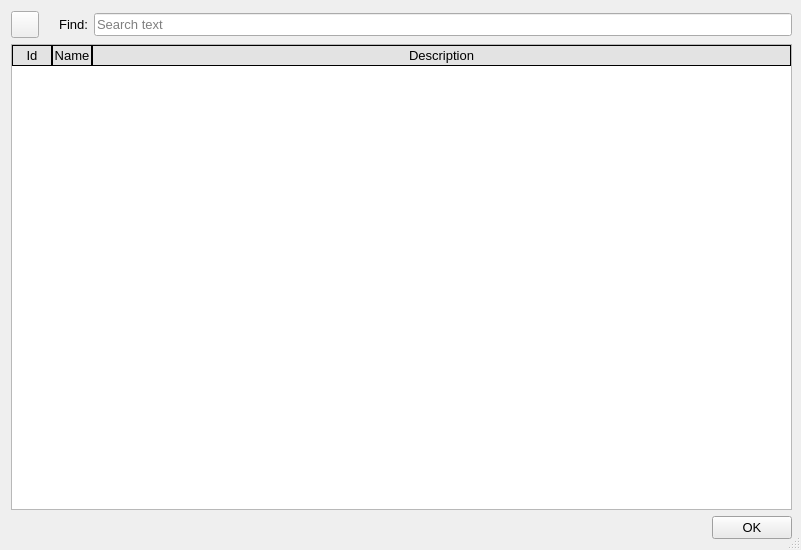
<?xml version="1.0" encoding="UTF-8"?>
<ui version="4.0">
 <class>HistoryDialog</class>
 <widget class="QDialog" name="HistoryDialog">
  <property name="windowModality">
   <enum>Qt::NonModal</enum>
  </property>
  <property name="geometry">
   <rect>
    <x>0</x>
    <y>0</y>
    <width>801</width>
    <height>550</height>
   </rect>
  </property>
  <property name="minimumSize">
   <size>
    <width>0</width>
    <height>0</height>
   </size>
  </property>
  <property name="maximumSize">
   <size>
    <width>16777215</width>
    <height>16777215</height>
   </size>
  </property>
  <property name="palette">
   <palette>
    <active>
     <colorrole role="Highlight">
      <brush brushstyle="SolidPattern">
       <color alpha="255">
        <red>217</red>
        <green>217</green>
        <blue>217</blue>
       </color>
      </brush>
     </colorrole>
     <colorrole role="HighlightedText">
      <brush brushstyle="SolidPattern">
       <color alpha="255">
        <red>0</red>
        <green>0</green>
        <blue>0</blue>
       </color>
      </brush>
     </colorrole>
    </active>
    <inactive>
     <colorrole role="Highlight">
      <brush brushstyle="SolidPattern">
       <color alpha="255">
        <red>217</red>
        <green>217</green>
        <blue>217</blue>
       </color>
      </brush>
     </colorrole>
     <colorrole role="HighlightedText">
      <brush brushstyle="SolidPattern">
       <color alpha="255">
        <red>0</red>
        <green>0</green>
        <blue>0</blue>
       </color>
      </brush>
     </colorrole>
    </inactive>
    <disabled>
     <colorrole role="Highlight">
      <brush brushstyle="SolidPattern">
       <color alpha="255">
        <red>0</red>
        <green>120</green>
        <blue>215</blue>
       </color>
      </brush>
     </colorrole>
     <colorrole role="HighlightedText">
      <brush brushstyle="SolidPattern">
       <color alpha="255">
        <red>0</red>
        <green>0</green>
        <blue>0</blue>
       </color>
      </brush>
     </colorrole>
    </disabled>
   </palette>
  </property>
  <property name="font">
   <font>
    <pointsize>10</pointsize>
   </font>
  </property>
  <property name="windowTitle">
   <string>History</string>
  </property>
  <property name="windowIcon">
   <iconset resource="../../../libs/vmisc/share/resources/icon.qrc">
    <normaloff>:/icon/64x64/icon64x64.png</normaloff>:/icon/64x64/icon64x64.png</iconset>
  </property>
  <property name="locale">
   <locale language="English" country="UnitedStates"/>
  </property>
  <property name="sizeGripEnabled">
   <bool>true</bool>
  </property>
  <layout class="QVBoxLayout" name="verticalLayout_2">
   <property name="rightMargin">
    <number>9</number>
   </property>
   <item>
    <layout class="QVBoxLayout" name="verticalLayout">
     <item>
      <layout class="QHBoxLayout" name="horizontalLayout">
       <item>
        <widget class="QToolButton" name="clipboard_ToolButton">
         <property name="text">
          <string/>
         </property>
         <property name="icon">
          <iconset resource="../../../libs/vmisc/share/resources/icon.qrc">
           <normaloff>:/icon/32x32/clipboard_icon.png</normaloff>:/icon/32x32/clipboard_icon.png</iconset>
         </property>
         <property name="iconSize">
          <size>
           <width>20</width>
           <height>20</height>
          </size>
         </property>
        </widget>
       </item>
       <item>
        <widget class="QLabel" name="findIcon_Label">
         <property name="maximumSize">
          <size>
           <width>16</width>
           <height>16</height>
          </size>
         </property>
         <property name="text">
          <string/>
         </property>
         <property name="pixmap">
          <pixmap resource="../../../libs/vmisc/share/resources/icon.qrc">:/icon/32x32/find.png</pixmap>
         </property>
         <property name="scaledContents">
          <bool>true</bool>
         </property>
         <property name="alignment">
          <set>Qt::AlignCenter</set>
         </property>
        </widget>
       </item>
       <item>
        <widget class="QLabel" name="findText_Label">
         <property name="font">
          <font>
           <pointsize>10</pointsize>
          </font>
         </property>
         <property name="text">
          <string>Find:</string>
         </property>
         <property name="alignment">
          <set>Qt::AlignRight|Qt::AlignTrailing|Qt::AlignVCenter</set>
         </property>
        </widget>
       </item>
       <item>
        <widget class="QLineEdit" name="find_LineEdit">
         <property name="font">
          <font>
           <pointsize>10</pointsize>
          </font>
         </property>
         <property name="mouseTracking">
          <bool>true</bool>
         </property>
         <property name="placeholderText">
          <string>Search text</string>
         </property>
         <property name="clearButtonEnabled">
          <bool>true</bool>
         </property>
        </widget>
       </item>
      </layout>
     </item>
     <item>
      <widget class="QTableWidget" name="tableWidget">
       <property name="palette">
        <palette>
         <active>
          <colorrole role="Highlight">
           <brush brushstyle="SolidPattern">
            <color alpha="255">
             <red>162</red>
             <green>188</green>
             <blue>216</blue>
            </color>
           </brush>
          </colorrole>
         </active>
         <inactive>
          <colorrole role="Highlight">
           <brush brushstyle="SolidPattern">
            <color alpha="255">
             <red>162</red>
             <green>188</green>
             <blue>216</blue>
            </color>
           </brush>
          </colorrole>
         </inactive>
         <disabled>
          <colorrole role="Highlight">
           <brush brushstyle="SolidPattern">
            <color alpha="255">
             <red>0</red>
             <green>120</green>
             <blue>215</blue>
            </color>
           </brush>
          </colorrole>
         </disabled>
        </palette>
       </property>
       <property name="font">
        <font>
         <pointsize>10</pointsize>
        </font>
       </property>
       <property name="mouseTracking">
        <bool>false</bool>
       </property>
       <property name="focusPolicy">
        <enum>Qt::NoFocus</enum>
       </property>
       <property name="styleSheet">
        <string notr="true">QHeaderView::section {
	background-color: rgb(227, 227, 227);
    border: 1px solid black;
}</string>
       </property>
       <property name="frameShadow">
        <enum>QFrame::Sunken</enum>
       </property>
       <property name="lineWidth">
        <number>1</number>
       </property>
       <property name="alternatingRowColors">
        <bool>true</bool>
       </property>
       <property name="selectionBehavior">
        <enum>QAbstractItemView::SelectRows</enum>
       </property>
       <property name="iconSize">
        <size>
         <width>24</width>
         <height>24</height>
        </size>
       </property>
       <property name="wordWrap">
        <bool>false</bool>
       </property>
       <property name="cornerButtonEnabled">
        <bool>true</bool>
       </property>
       <property name="columnCount">
        <number>3</number>
       </property>
       <attribute name="horizontalHeaderVisible">
        <bool>true</bool>
       </attribute>
       <attribute name="horizontalHeaderMinimumSectionSize">
        <number>30</number>
       </attribute>
       <attribute name="horizontalHeaderDefaultSectionSize">
        <number>40</number>
       </attribute>
       <attribute name="horizontalHeaderHighlightSections">
        <bool>false</bool>
       </attribute>
       <attribute name="horizontalHeaderStretchLastSection">
        <bool>true</bool>
       </attribute>
       <attribute name="verticalHeaderVisible">
        <bool>true</bool>
       </attribute>
       <attribute name="verticalHeaderMinimumSectionSize">
        <number>24</number>
       </attribute>
       <attribute name="verticalHeaderDefaultSectionSize">
        <number>24</number>
       </attribute>
       <attribute name="verticalHeaderHighlightSections">
        <bool>false</bool>
       </attribute>
       <column>
        <property name="text">
         <string>Id</string>
        </property>
        <property name="font">
         <font>
          <pointsize>10</pointsize>
         </font>
        </property>
        <property name="textAlignment">
         <set>AlignCenter</set>
        </property>
        <property name="background">
         <color>
          <red>255</red>
          <green>255</green>
          <blue>255</blue>
         </color>
        </property>
       </column>
       <column>
        <property name="text">
         <string>Name</string>
        </property>
        <property name="font">
         <font>
          <pointsize>10</pointsize>
         </font>
        </property>
       </column>
       <column>
        <property name="text">
         <string>Description</string>
        </property>
        <property name="font">
         <font>
          <pointsize>10</pointsize>
         </font>
        </property>
       </column>
      </widget>
     </item>
    </layout>
   </item>
   <item>
    <widget class="QDialogButtonBox" name="buttonBox">
     <property name="orientation">
      <enum>Qt::Horizontal</enum>
     </property>
     <property name="standardButtons">
      <set>QDialogButtonBox::Ok</set>
     </property>
    </widget>
   </item>
  </layout>
 </widget>
 <tabstops>
  <tabstop>tableWidget</tabstop>
  <tabstop>buttonBox</tabstop>
 </tabstops>
 <resources>
  <include location="../../../libs/vmisc/share/resources/icon.qrc"/>
 </resources>
 <connections>
  <connection>
   <sender>buttonBox</sender>
   <signal>accepted()</signal>
   <receiver>HistoryDialog</receiver>
   <slot>accept()</slot>
   <hints>
    <hint type="sourcelabel">
     <x>248</x>
     <y>254</y>
    </hint>
    <hint type="destinationlabel">
     <x>157</x>
     <y>274</y>
    </hint>
   </hints>
  </connection>
  <connection>
   <sender>buttonBox</sender>
   <signal>rejected()</signal>
   <receiver>HistoryDialog</receiver>
   <slot>reject()</slot>
   <hints>
    <hint type="sourcelabel">
     <x>316</x>
     <y>260</y>
    </hint>
    <hint type="destinationlabel">
     <x>286</x>
     <y>274</y>
    </hint>
   </hints>
  </connection>
 </connections>
</ui>
